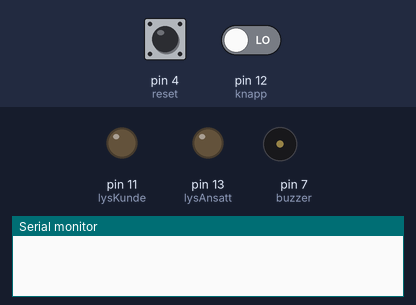
A sketch run on a simulated Arduino Uno, built with avr-gcc and run on an emulated ATmega328P. Shown: output pins drawn as LEDs (lit = HIGH), buzzer (waves = sounding), the last lines printed to the serial monitor. Inputs (shaded band) come from the test bench; at power-on: pin 12 (knapp) LOW, pin 4 (reset) LOW.

Above: at 1.2 s.
1.3 s: pin 12 (knapp) driven HIGH
At 1.7 s:
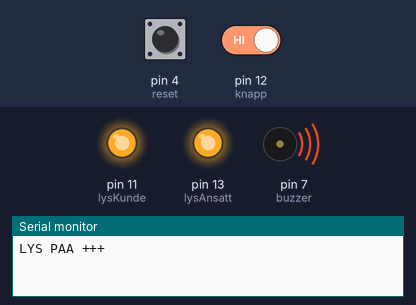
4.3 s: pin 4 (reset) pulled HIGH for 0.15 s
At 4.8 s:
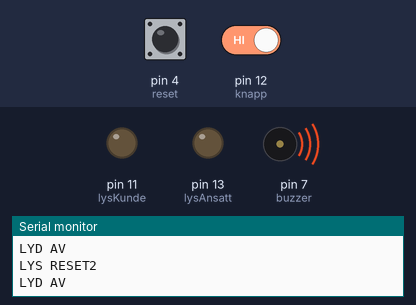
7.4 s: pin 4 (reset) pulled HIGH for 1 s
10.4 s: pin 4 (reset) pulled HIGH for 3.2 s
At 11.6 s:
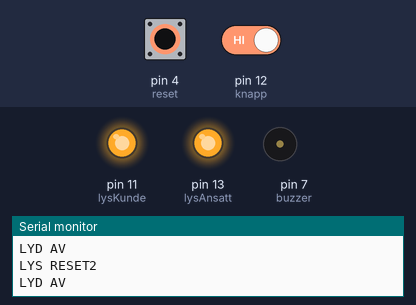
16.1 s: pin 4 (reset) driven HIGH and pin 12 (knapp) driven LOW
At 17.3 s:
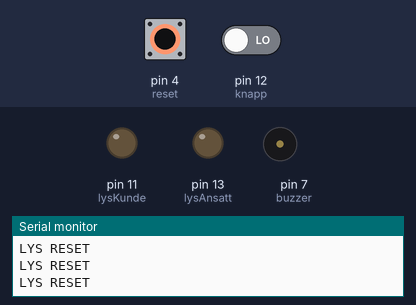
Timing chart, 0 to 19.1 s (numbered marks = the images above; inputs shaded):
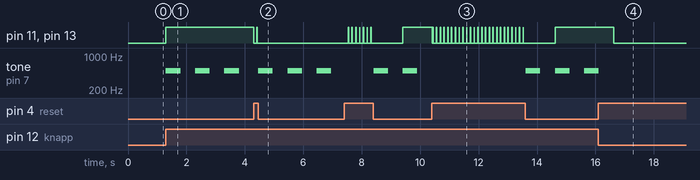

The sketch:

Kode.ino
```cpp
int knapp = 12; //Port til knapp for lys
int reset = 4; // Port til reset knapp
int lysKunde = 11; //Port til lys
int lysAnsatt = 13; //Port til de ansatte sitt lys
int buzzer = 7; // port til piezo (lyd)
int variabel = LOW; //variabel som brukes til piezo-komponentet
unsigned long tidVentet; //variabel for tid ventet

void setup() {
  // put your setup code here, to run once:
  Serial.begin(9600); //Start serial
  pinMode(lysKunde, OUTPUT);
  pinMode(knapp, INPUT);
  pinMode(reset, INPUT);
  digitalWrite(lysKunde, LOW);
  pinMode(lysAnsatt, OUTPUT);
  pinMode(buzzer, OUTPUT);
}

void loop() {
  int tidSomSkalHaGaatt = 180000;
  // put your main code here, to run repeatedly:
  int tilstandKnapp = digitalRead(knapp);
  int tilstandReset = digitalRead(reset);
  // Sjekk om knappen trykkes paa
  if (tilstandKnapp == HIGH) {
    endreLysPaa();
  }
  int variabelLys = millis();
  if ((millis() - variabelLys) >= tidSomSkalHaGaatt) {
        //endreLysAv();
        digitalWrite(lysKunde, LOW);
        digitalWrite(lysAnsatt, LOW);
        Serial.println("tid ferdig");
    }
  if (tilstandReset == HIGH) {
      endreLysReset();
      Serial.println("LYS RESET");
  }
}


/*Lyset paa kundens ting skal skru seg paa nar deres knapp (port 12)
trykkes paa. Da skal piezoen pipe i et antall sekunder. Lyset skal
bli staaende paa selv om den slutter aa pipe.*/
void endreLysPaa() {
  int tilstandReset = digitalRead(reset);
  digitalWrite(lysKunde, HIGH);
  digitalWrite(lysAnsatt, HIGH);
  variabel = HIGH;
  Serial.println("LYS PAA +++");
  femSekunder();
}


/*Naar reset knappen trykkes paa skal lys paa begge tingene
skru seg av, og eventuelt piezoen ogsaa.*/
void endreLysReset() {
  digitalWrite(lysKunde, LOW);
  digitalWrite(lysAnsatt, LOW);
}

/*Dersom ingen ansatt kommer for aa hjelpe og reset-knappen
ikke blir trykket paa, vil den begge lysene automatisk skru
seg av etter tre minutter.*/
void endreLysAv() {
  digitalWrite(lysKunde, LOW);
  digitalWrite(lysAnsatt, LOW);
  Serial.println("LYS AV ---");
}

/*Koden for lyd paa piezoen, flettes inn med endreLysPaa().*/
void lyd() {
   noTone(buzzer);
   tone(buzzer, 500);
   delay(500);
   noTone(buzzer);
   delay(500);
}

/*Metoden skrur piezo-komponentet av. Kjores i sammenheng
med at reset-knappen trykkes paa.*/
void lydAv() {
  noTone(buzzer);
  Serial.println("LYD AV");
}

/*Metoden kjorer for-loopen som skrur paa piezo-komponentet
og sjekker samtidig om reset-knappen trykkes. Kjores i
sammenheng med endreLysPaa().*/
void femSekunder() {
  for (int x=0; x<5; x++) {
      int tilstandReset = digitalRead(reset);
      if (tilstandReset == LOW) {
        lyd();
        Serial.println(x);
      }
      else if (tilstandReset == HIGH) {
        digitalWrite(lysKunde, LOW);
        digitalWrite(lysAnsatt, LOW);
        Serial.println("LYS RESET2");
        lydAv();
    }
  }
}
```

Measured:
- after the input at 1.3 s, pin 11 (lysKunde), pin 13 (lysAnsatt): LOW → HIGH at once; tone on pin 7 (buzzer): alternates 500 Hz for 0.50 s and silent for 0.50 s, starting at once
- after the input at 4.3 s, pin 11 (lysKunde), pin 13 (lysAnsatt): HIGH → LOW at once, → HIGH 0.11 s later, → LOW 0.01 s later
- after the input at 10.4 s, pin 11 (lysKunde), pin 13 (lysAnsatt): goes LOW 0.02 s, 24 × (HIGH 0.01 s, LOW 0.12 s), HIGH 0.01 s, LOW 1.1 s, then HIGH, starting at once
- after the input at 16.1 s, pin 11 (lysKunde), pin 13 (lysAnsatt): HIGH → LOW after 0.52 s; tone on pin 7 (buzzer): goes on until 16.1 s, then stays silent
